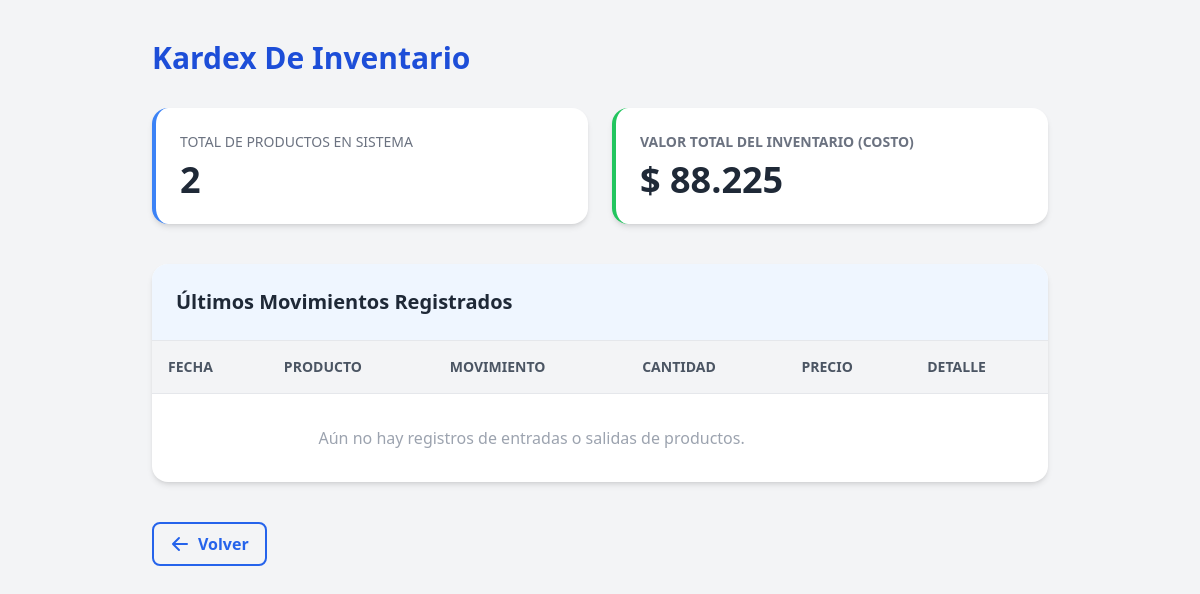
Page /dashboard/ on the earlier database version.
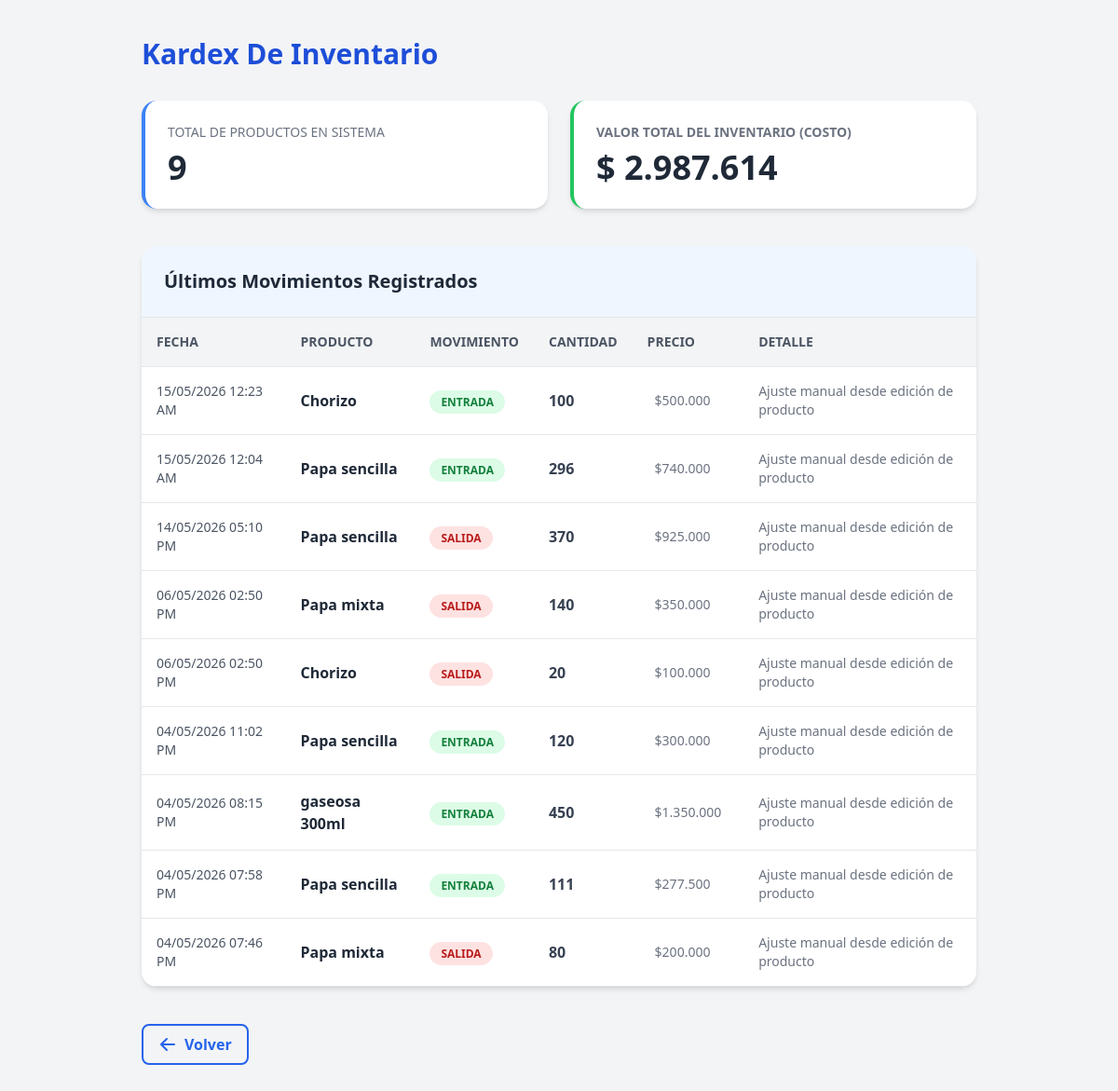
Same page on the later database version.
### inventario_app/models.py (models this page shows, shortened)
class MovimientoProducto(models.Model):
    TIPO_CHOICES = (
        ('ENTRADA', 'Entrada'),
        ('SALIDA', 'Salida'),
    )
    producto = models.ForeignKey(
        Producto, on_delete=models.CASCADE, related_name='movimientos')
    tipo = models.CharField(max_length=10, choices=TIPO_CHOICES)
    cantidad = models.PositiveIntegerField()
    fecha = models.DateTimeField(auto_now_add=True)
    descripcion = models.CharField(max_length=255, blank=True, null=True)
    @property
    def subtotal_movimiento(self):
        try:
            precio = self.producto.precio_venta or 0
            cantidad = self.cantidad or 0
            return precio * cantidad
        except Exception:
            return 0

class Producto(models.Model):
    sku = models.CharField(max_length=20, unique=True)
    nombre = models.CharField(max_length=60)
    categoria = models.ForeignKey(Categoria, on_delete=models.CASCADE)
    cantidad = models.PositiveIntegerField(default=0)
    precio_compra = models.DecimalField(
        max_digits=10, decimal_places=0, default=0)
    precio_venta = models.DecimalField(
        max_digits=10, decimal_places=0, default=0)
    activo = models.BooleanField(default=True)
    fecha_creacion = models.DateTimeField(auto_now_add=True)
    fecha_actualizacion = models.DateTimeField(auto_now=True)
    imagen = models.ImageField(upload_to='productos/', null=True, blank=True)

### inventario_app/views.py (the view)
# urls.py: path('dashboard/', views.dashboard_inventario, name='dashboard_inventario'),
def dashboard_inventario(request):
    productos_activos = Producto.objects.filter(activo=True)
    total_productos = productos_activos.count()
    calculo_valor = productos_activos.aggregate(
        valor_total=Sum(F('cantidad') * F('precio_compra'))
    )
    valor_inventario = calculo_valor['valor_total'] or 0
    movimientos = MovimientoProducto.objects.all().order_by('-fecha')[:10]
    context = {
        'total_productos': total_productos,
        'valor_inventario': valor_inventario,
        'movimientos': movimientos,
    }
    return render(request, 'inventario_app/dashboard.html', context)

### inventario_app/templates/inventario_app/dashboard.html (shortened to what the changed rows need)
{% load static humanize%}
<!DOCTYPE html>
<html lang="es">
<head>
    <script src="https://cdn.tailwindcss.com"></script>
</head>
<body class="bg-gray-100 p-10">
    <div class="max-w-4xl mx-auto px4">
        <h1 class="text-3xl font-bold text-blue-700 mb-8">Kardex De Inventario</h1>
        <div class="grid grid-cols-1 md:grid-cols-2 gap-6 mb-10">
            <div class="bg-white rounded-2xl shadow-md p-6 border-l-4 border-blue-500">
                <h2 class="text-gray-500 text-sm uppercase font-medium mb-2">Total de Productos en Sistema</h2>
                <p class="text-4xl font-extrabold text-gray-800">{{ total_productos }}</p>
            </div>
            <div class="bg-white rounded-2xl shadow-md p-6 border-l-4 border-green-500">
                <h2 class="text-gray-500 text-sm uppercase font-bold mb-2">Valor Total del Inventario (Costo)</h2>
                <p class="text-4xl font-extrabold text-gray-800">$ {{ valor_inventario|intcomma }}</p>
            </div>
        </div>
        <div class="bg-white rounded-2xl shadow-md overflow-hidden">
            <div class="p-6 bg-blue-50 border-b">
                <h2 class="text-xl font-bold text-gray-800">Últimos Movimientos Registrados</h2>
            </div>
            <div class="overflow-x-auto">
                <table class="w-full text-left border-collapse">
                    <thead>
                        <tr class="bg-gray-100 text-gray-600 text-sm uppercase">
                            <th class="p-4 border-b">Fecha</th>
                            <th class="p-4 border-b">Producto</th>
                            <th class="p-4 border-b">Movimiento</th>
                            <th class="p-4 border-b">Cantidad</th>
                            <th class="p-4 border-b">Precio</th>
                            <th class="p-4 border-b">Detalle</th>
                        </tr>
                    </thead>
                    <tbody>
                        {% for mov in movimientos %}
                        <tr class="hover:bg-gray-50 border-b">
                            <td class="p-4 text-gray-600 text-sm">{{ mov.fecha|date:"d/m/Y h:i A" }}</td>
                            <td class="p-4 font-bold text-gray-800">{{ mov.producto.nombre }}</td>
                            <td class="p-4">
                                {% if mov.tipo == 'ENTRADA' %}
                                <span
                                    class="bg-green-100 text-green-700 px-3 py-1 rounded-full text-xs font-bold">ENTRADA</span>
                                {% else %}
                                <span
                                    class="bg-red-100 text-red-700 px-3 py-1 rounded-full text-xs font-bold">SALIDA</span>
                                {% endif %}
                            </td>
                            <td class="p-4 font-semibold text-gray-700">{{ mov.cantidad }}</td>
                            <td class="px-6 py-4 whitespace-nowrap text-sm text-gray-500">
                                ${{mov.subtotal_movimiento|intcomma }}</td>
                            <td class="p-4 text-gray-500 text-sm">{{ mov.descripcion|default:"-" }}</td>
                        </tr>
                        {% empty %}
                        <tr>
                            <td colspan="5" class="p-8 text-center text-gray-400">
                                Aún no hay registros de entradas o salidas de productos.
                            </td>
                        </tr>
                        {% endfor %}
                    </tbody>
                </table>
            </div>
        </div>
    </div>
</body>
</html>

Differences in the rows shown:
added MovimientoProducto: fecha "15/05/2026 12:23 AM", producto.nombre "Chorizo", tipo "ENTRADA", cantidad "100", subtotal_movimiento "500.000", descripcion "Ajuste manual desde edición de producto"
added MovimientoProducto: fecha "15/05/2026 12:04 AM", producto.nombre "Papa sencilla", tipo "ENTRADA", cantidad "296", subtotal_movimiento "740.000", descripcion "Ajuste manual desde edición de producto"
added MovimientoProducto: fecha "14/05/2026 05:10 PM", producto.nombre "Papa sencilla", tipo "SALIDA", cantidad "370", subtotal_movimiento "925.000", descripcion "Ajuste manual desde edición de producto"
added MovimientoProducto: fecha "06/05/2026 02:50 PM", producto.nombre "Papa mixta", tipo "SALIDA", cantidad "140", subtotal_movimiento "350.000", descripcion "Ajuste manual desde edición de producto"
added MovimientoProducto: fecha "06/05/2026 02:50 PM", producto.nombre "Chorizo", tipo "SALIDA", cantidad "20", subtotal_movimiento "100.000", descripcion "Ajuste manual desde edición de producto"
added MovimientoProducto: fecha "04/05/2026 11:02 PM", producto.nombre "Papa sencilla", tipo "ENTRADA", cantidad "120", subtotal_movimiento "300.000", descripcion "Ajuste manual desde edición de producto"
added MovimientoProducto: fecha "04/05/2026 08:15 PM", producto.nombre "gaseosa 300ml", tipo "ENTRADA", cantidad "450", subtotal_movimiento "1.350.000", descripcion "Ajuste manual desde edición de producto"
added MovimientoProducto: fecha "04/05/2026 07:58 PM", producto.nombre "Papa sencilla", tipo "ENTRADA", cantidad "111", subtotal_movimiento "277.500", descripcion "Ajuste manual desde edición de producto"
added MovimientoProducto: fecha "04/05/2026 07:46 PM", producto.nombre "Papa mixta", tipo "SALIDA", cantidad "80", subtotal_movimiento "200.000", descripcion "Ajuste manual desde edición de producto"
Other differences:
{{ total_productos }}: "2" → "9"
{{ valor_inventario|intcomma }}: "88.225" → "2.987.614"
text no longer shown: "Aún no hay registros de entradas o salidas de productos."
